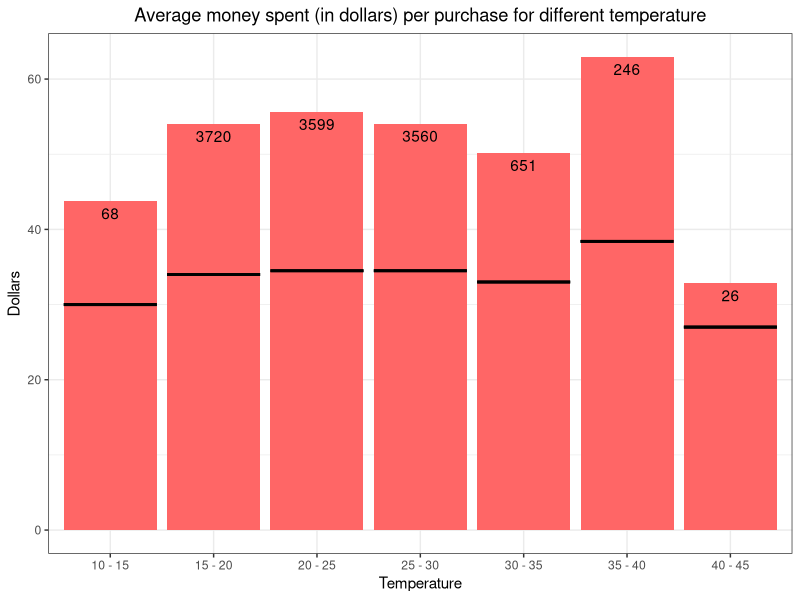
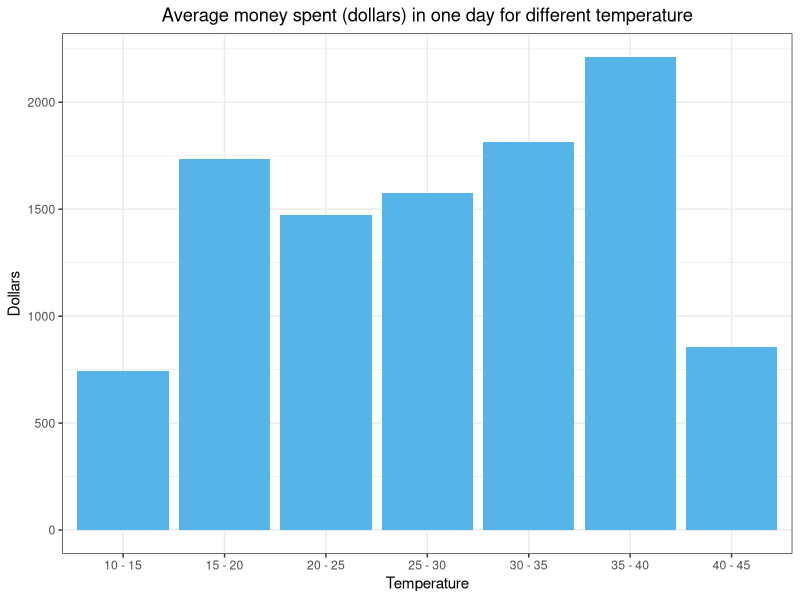
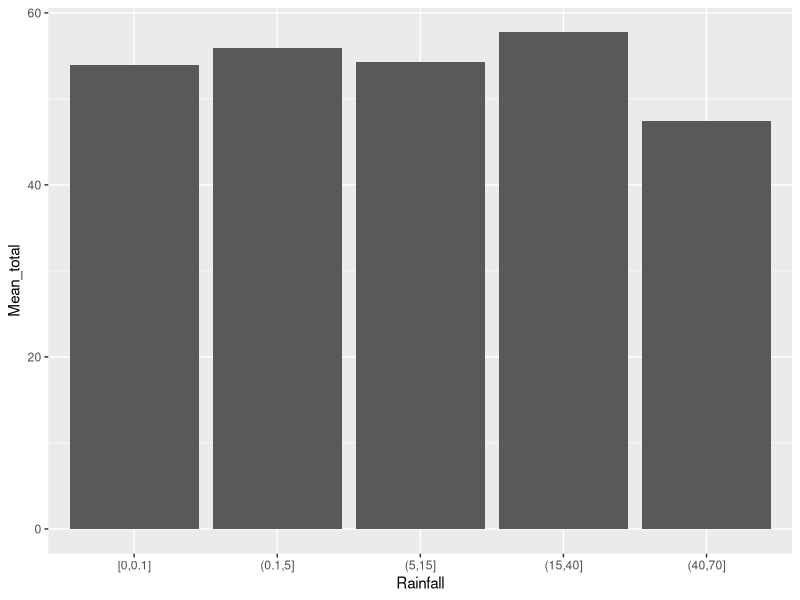
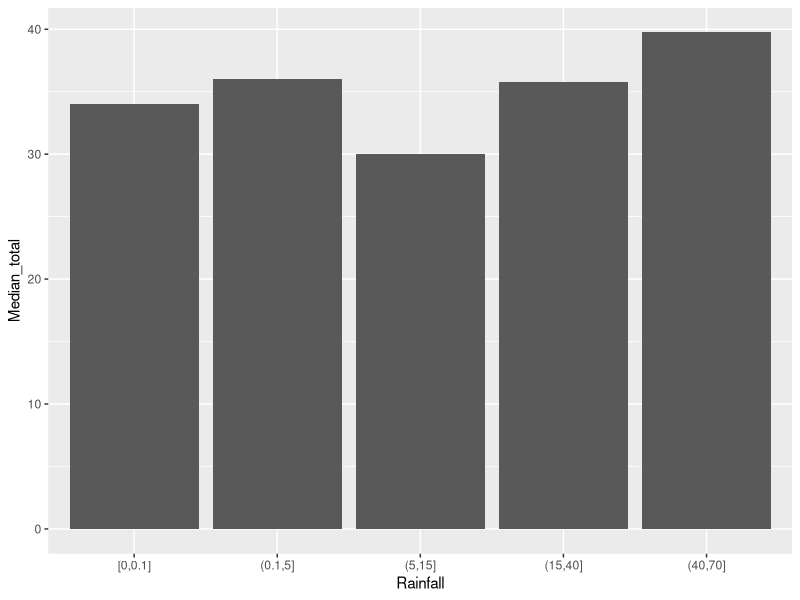
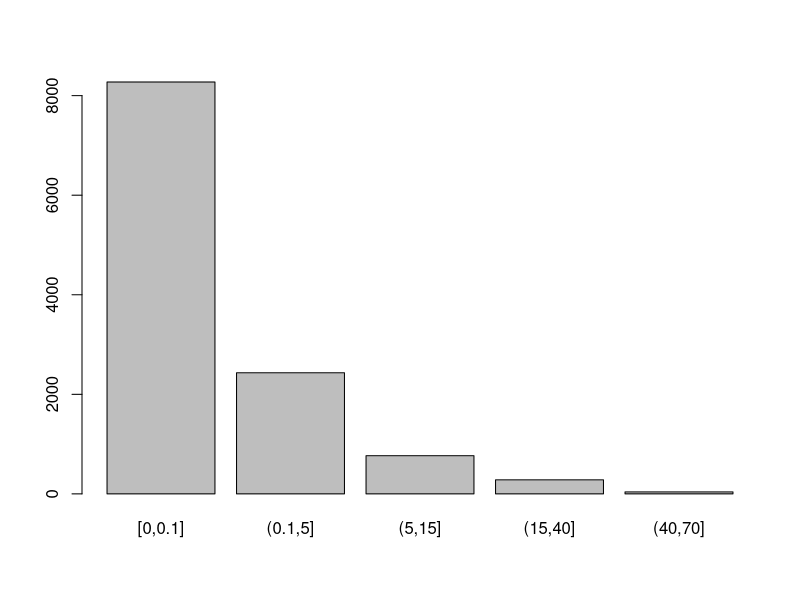
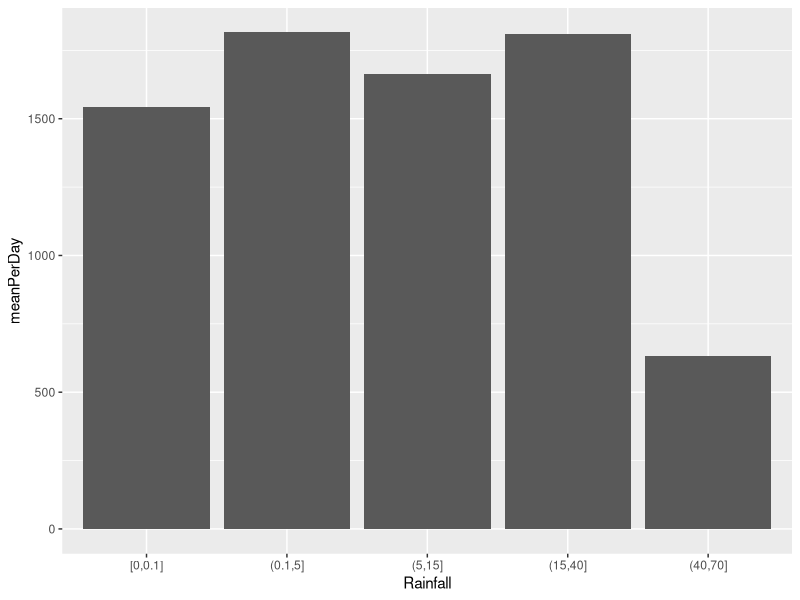

These figures' R source, in order:
## ---- chunk 1

# LOAD DATA
library(ggplot2)
library(tidyr)
library(knitr)
data = read.csv("data/ProcessedData.csv")


# Quick look at top 6 rows of data
head(data)

## Size of data
dim(data)

## R's classification of data
class(data)
## R's classification of variables
str(data)
#sapply(mtcars, class)
## ---- chunk 2
#The temperature is a quantitative variable. We start by changing it to a qualitative one using ranges that cover 5 degrees Celcius
temp = data$Maximum.temperature..Degree.C.
data$tempGroups = cut(temp, c(10,15,20,25,30,35,40,45))

#Take a look at overall data before looking at the graphs
heatData = data %>% drop_na(Maximum.temperature..Degree.C.)

dataFrame <- data.frame(Rows = c(nrow(data)-nrow(heatData)),
                        Max = c(max(temp)),
                        Min = c(min(temp)),
                        Mean = c(mean(temp)),
                        Median = c(median(temp)))

kable(dataFrame, caption = "Fuck yeah", col.names = c("Missing rows", "Max heat", "Min heat", "Mean maximum heat", "Median of maximum heat"))

#Transaction sizes for each temperature range
meanPerPerson = aggregate(data$Total ~ data$tempGroups, data, mean)
medPerPerson = aggregate(data$Total ~ data$tempGroups, data, median)
transactions = merge(x = meanPerPerson, y = medPerPerson, by='data$tempGroups')
names(transactions) = c('Temperature', 'Mean_total', 'Median_total')

Fre <- as.data.frame(table(data$tempGroups))
colnames(Fre)[1] <- "tempGroups" 
Fre$lab <- as.character(Fre$Freq)


#Barplot for average money spent with median lines
ggplot(transactions, aes(Temperature, Mean_total), label = Fre$Freq) + geom_bar(stat="identity", position = "dodge", fill = "#FF6666") + ggtitle("Average money spent (in dollars) per purchase for different temperature") + ylab("Dollars") + theme_bw() + theme(plot.title = element_text(hjust = 0.5)) + geom_errorbar(data=transactions, aes(Temperature, ymax = Median_total, ymin = Median_total), size=1, linetype = "solid", inherit.aes = F, width = 0.9) + geom_text(aes(label = Fre$Freq), position = position_dodge(width = 0.9), vjust = 1.5) + scale_x_discrete(labels = c('10 - 15','15 - 20','20 - 25', '25 - 30', '30 - 35', '35 - 40', '40 - 45'))

 #Barplot showing only median
 #ggplot(transactions, aes(Temperature, Median_total)) + geom_bar(stat="identity", position = "dodge", fill = "#56B4E9") + ggtitle("Median how much each person spends (in dollars) for different temperature") + ylab("Median") + theme_bw() + theme(plot.title = element_text(hjust = 0.5))
 
 #ggplot(data, aes(Maximum.temperature..Degree.C., median(Total)), group = 1) + geom_boxplot() + coord_flip()

 #Number of transactions per temperature range
 #barplot(table(data$tempGroups))

## ---- chunk 3
 
 #Total money spent for each temperature range
 totalPerDay = aggregate(data$Total ~ data$tempGroups, data, sum)
 nrOfDaysPerTemp = aggregate(data$Date ~ data$tempGroups, data, function(x) length(unique(x)))
 totals = merge(x = totalPerDay, y = nrOfDaysPerTemp, by='data$tempGroups')
 names(totals) = c('Temperature', 'Total', 'NrOfDays')
 totals['meanPerDay'] = round(totals$Total / totals$NrOfDays, 1)
 
 ggplot(totals, aes(Temperature, meanPerDay)) + geom_bar(stat="identity", position = "dodge") + geom_bar(stat="identity", position = "dodge", fill = "#56B4E9") + ggtitle("Average money spent (dollars) in one day for different temperature") + ylab("Dollars") + theme_bw() + theme(plot.title = element_text(hjust = 0.5)) + scale_x_discrete(labels = c('10 - 15','15 - 20','20 - 25', '25 - 30', '30 - 35', '35 - 40', '40 - 45'))
## ---- chunk 4
rainData = data %>% drop_na(Rainfall.amount..millimetres.)
rain = rainData$Rainfall.amount..millimetres.

dataFrame <- data.frame(Rows = c(nrow(data)-nrow(rainData)),
                        Max = c(max(rain)),
                        Min = c(min(rain)),
                        Mean = c(mean(rain)),
                        Median = c(median(rain)))

kable(dataFrame, caption = "Fuck yeah", col.names = c("Missing rows", "Max rainfall", "Min rainfall", "Mean rainfall", "Median of rainfall"))

## ---- chunk 5
#We start by changing the rainfall from a quantitative variable to a qualitative one
rainData$rainGroups = cut(rain, c(0,0.1,5,15,40,70), include.lowest = TRUE)

#Transaction sizes for each temperature range
meanPerPerson = aggregate(rainData$Total ~ rainData$rainGroups, rainData, mean)
medPerPerson = aggregate(rainData$Total ~ rainData$rainGroups, data, median)
transactions = merge(x = meanPerPerson, y = medPerPerson, by='rainData$rainGroups')
names(transactions) = c('Rainfall', 'Mean_total', 'Median_total')

FreRain <- as.data.frame(table(data$rainGroups))
colnames(Fre)[1] <- "rainGroups" 
FreRain$lab <- as.character(FreRain$Freq)

#Barplot for average money spent with median lines
#ggplot(transactions, aes(Rainfall, Mean_total), label = FreRain$Freq) + geom_bar(stat="identity", position = "dodge", fill = "#FF6666") + ggtitle("Average money spent (in dollars) per purchase for different rainfall") + ylab("Dollars") + theme_bw() + theme(plot.title = element_text(hjust = 0.5)) + geom_errorbar(data=transactions, aes(Rainfall, ymax = Median_total, ymin = Median_total), size=1, linetype = "solid", inherit.aes = F, width = 0.9) + geom_text(aes(label = FreRain$Freq), position = position_dodge(width = 0.9), vjust = 1.5) + scale_x_discrete(labels = c('0','0 - 5','5 - 15', '15 - 40', '40 - 70'))

 ggplot(transactions, aes(Rainfall, Mean_total)) + geom_bar(stat="identity", position = "dodge") 
 ggplot(transactions, aes(Rainfall, Median_total)) + geom_bar(stat="identity", position = "dodge")

 #Number of transactions for each rainfall range
 barplot(table(rainData$rainGroups))
 
 
 
 #Total money spent for each temperature range
 totalPerDay = aggregate(rainData$Total ~ rainData$rainGroups, rainData, sum)
 nrOfDaysPerRain = aggregate(rainData$Date ~ rainData$rainGroups, rainData, function(x) length(unique(x)))
 totals = merge(x = totalPerDay, y = nrOfDaysPerRain, by='rainData$rainGroups')
 names(totals) = c('Rainfall', 'Total', 'NrOfDays')
 totals['meanPerDay'] = round(totals$Total / totals$NrOfDays, 1)
 
 ggplot(totals, aes(Rainfall, meanPerDay)) + geom_bar(stat="identity", position = "dodge")

## ---- chunk 6
hour = as.integer(substr(data$Time, 0, 2))
data$timeGroups = cut(hour, seq(8,20,1))
table(data$timeGroups)

hot = data$timeGroups[data$Maximum.temperature..Degree.C. >= 25]
cold = data$timeGroups[data$Maximum.temperature..Degree.C. < 25]
